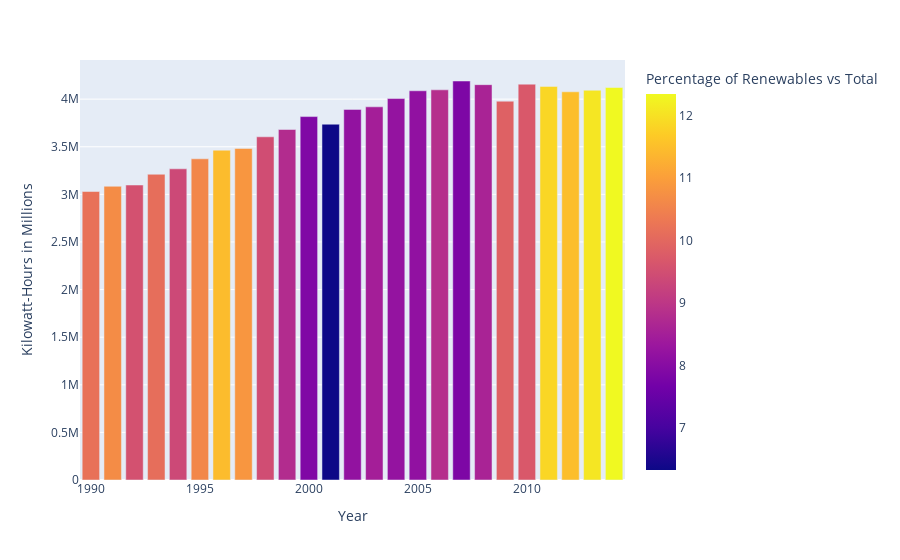

The code cell stored with this chart in its notebook:
### Code cell
total = px.bar(tot_results, x='year', y='quantity', labels={'quantity':'Kilowatt-Hours in Millions', 'year':'Year', 
               'ren_as_per':'Percentage of Renewables vs Total'}, hover_data=['ren_as_per'], color='ren_as_per')

total.show()

### Figure 1 — Plotly figure (JSON) as saved in the notebook; plotly's stock layout.template omitted (floating-point values rounded to 4 significant figures)
{"data": [{"alignmentgroup": "True", "customdata": [[12.34], [12.07], [11.49], [11.84], [9.694], [9.857], [8.59], [7.842], [8.84], [8.163], [8.203], [8.49], [8.17], [6.331], [7.885], [8.775], [9.47], [10.85], [11.45], [10.58], [9.368], [10.11], [9.546], [10.67], [10.19]], "hoverlabel": {"namelength": 0}, "hovertemplate": "Year=%{x}<br>Kilowatt-Hours in Millions=%{y}<br>Percentage of Renewables vs Total=%{marker.color}", "legendgroup": "", "marker": {"color": [12.34, 12.07, 11.49, 11.84, 9.694, 9.857, 8.59, 7.842, 8.84, 8.163, 8.203, 8.49, 8.17, 6.331, 7.885, 8.775, 9.47, 10.85, 11.45, 10.58, 9.368, 10.11, 9.546, 10.67, 10.19], "coloraxis": "coloraxis"}, "name": "", "offsetgroup": "", "orientation": "v", "showlegend": false, "textposition": "auto", "type": "bar", "x": [2014, 2013, 2012, 2011, 2010, 2009, 2008, 2007, 2006, 2005, 2004, 2003, 2002, 2001, 2000, 1999, 1998, 1997, 1996, 1995, 1994, 1993, 1992, 1991, 1990], "xaxis": "x", "y": [4122391, 4093401, 4077151, 4133714, 4157257, 3978759, 4152092, 4190541, 4097795, 4087961, 4006188, 3919132, 3892170, 3736858, 3816731, 3681067, 3604427, 3482195, 3464067, 3373176, 3268251, 3211018, 3097912, 3084779, 3029842], "yaxis": "y"}], "layout": {"barmode": "relative", "coloraxis": {"colorbar": {"title": {"text": "Percentage of Renewables vs Total"}}, "colorscale": [[0, "#0d0887"], [0.1111, "#46039f"], [0.2222, "#7201a8"], [0.3333, "#9c179e"], [0.4444, "#bd3786"], [0.5556, "#d8576b"], [0.6667, "#ed7953"], [0.7778, "#fb9f3a"], [0.8889, "#fdca26"], [1, "#f0f921"]]}, "legend": {"tracegroupgap": 0}, "margin": {"t": 60}, "xaxis": {"anchor": "y", "domain": [0, 1], "title": {"text": "Year"}}, "yaxis": {"anchor": "x", "domain": [0, 1], "title": {"text": "Kilowatt-Hours in Millions"}}}}
